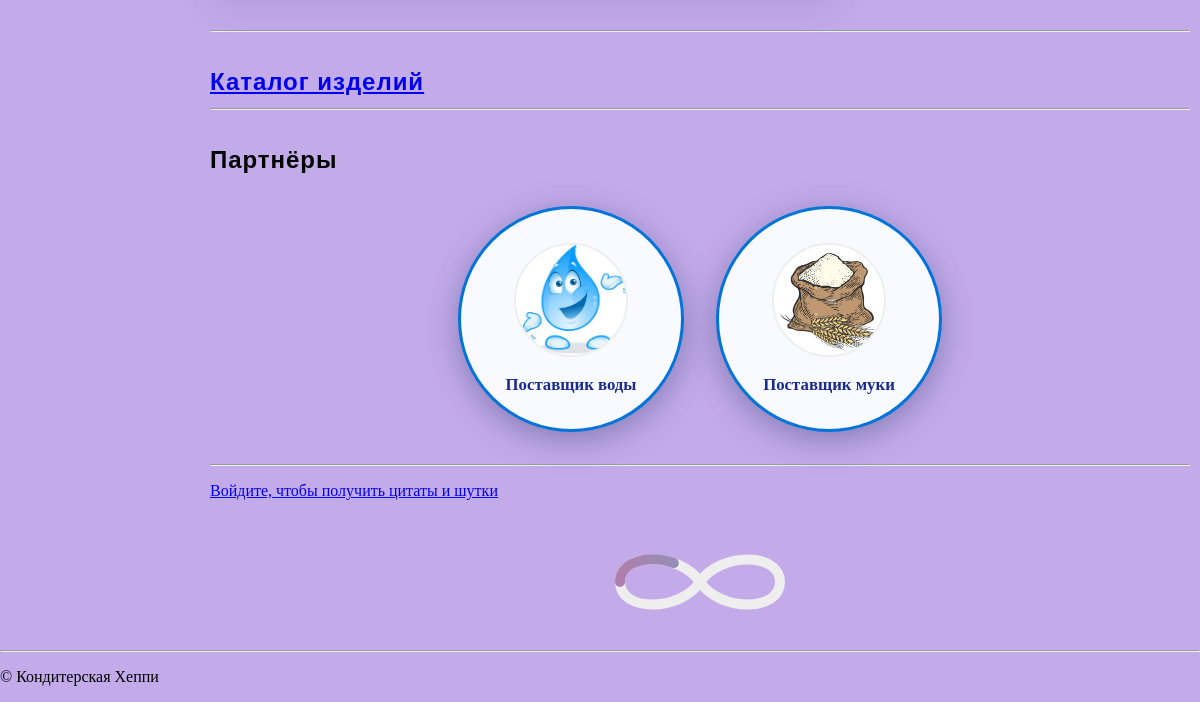
Before: / (lower part) with the older database file.
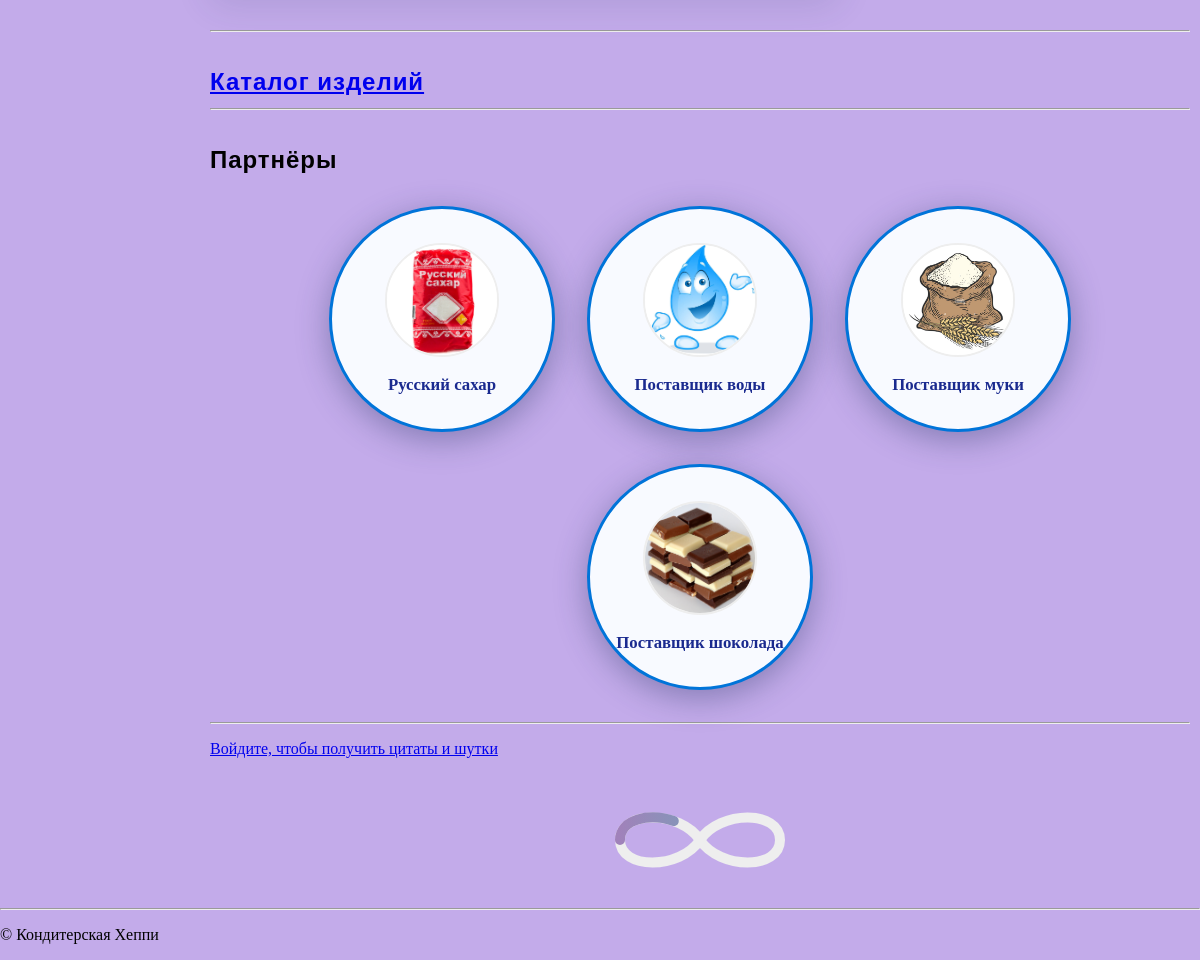
After: the same page with the newer database file.
### shop/models.py (models this page shows, shortened)
class Partner(models.Model):
    name = models.CharField(max_length=200)
    website = models.URLField()
    logo = models.ImageField(upload_to="logos/")
    is_active = models.BooleanField('Показывать', default=True)
    order = models.PositiveIntegerField('Порядок', default=0)
    class Meta:
        verbose_name = 'Партнёр'
        verbose_name_plural = 'Партнёры'
        ordering = ['order', 'name']

### shop/views.py (the view)
# urls.py: re_path(r'^$', views.HomeView.as_view(), name='home'),
class HomeView(TemplateView):
    template_name = 'shop/home.html'
    def get_context_data(self, **ctx):
        ctx = super().get_context_data(**ctx)
        ctx['latest'] = Article.objects.order_by('-published_at').first()
        if self.request.user.is_authenticated:
            try:
                resp = requests.get('https://api.breakingbadquotes.xyz/v1/quotes')
                resp.raise_for_status()
                data = resp.json()
                ctx['bb_quote'] = data[0]
            except Exception as e:
                logger.error("Error getting BB Quote: %s", e, exc_info=True)
                ctx['bb_quote'] = {'quote': 'Не удалось получить цитату.', 'author': ''}
            try:
                resp2 = requests.get('https://official-joke-api.appspot.com/jokes/random')
                resp2.raise_for_status()
                ctx['joke'] = resp2.json()
            except Exception as e:
                logger.error("Error getting joke: %s", e, exc_info=True)
                ctx['joke'] = {'setup': 'Не удалось получить шутку.', 'punchline': ''}
        else:
            ctx['bb_quote'] = None
            ctx['joke']    = None
        ctx['partners'] = Partner.objects.filter(is_active=True).order_by('order', 'name')
        return ctx

### shop/templates/shop/home.html (shortened to what this page needs)
{% extends 'base.html' %}
{% load static %}
{% block content %}
  <hr>
  <h2><a href="products/">Каталог изделий</a></h2>
  <hr>
  <h2>Партнёры</h2>
  <div class="partners-list">
    {% for p in partners %}
      <div class="partner-block">
        <a href="{{ p.website }}" target="_blank" rel="noopener">
          <img src="{{ p.logo.url }}" alt="{{ p.name }}">
        </a>
        <p>{{ p.name }}</p>
      </div>
    {% endfor %}
  </div>
  <hr>
  {% if user.is_authenticated %}
    <h2 id="breaking-bad-quote">Цитата из «Во все тяжкие»</h2>
      <blockquote>
        <q lang="en">{{ bb_quote.quote }}</q>
        &mdash; <cite>{{ bb_quote.author }}</cite>
      </blockquote>
    <hr>
    <h2>Случайная шутка</h2>
    <blockquote>
    <p>{{ joke.setup }}</p>
    <p>{{ joke.punchline }}</p>
    </blockquote>
  {% else %}
    <p><a href="{% url 'login' %}?next={% url 'shop:home' %}">
      Войдите, чтобы получить цитаты и шутки
    </a></p>
  {% endif %}
  <div class="preload-container">
  </div>
{% endblock %}

Changed rows visible on the page:
added Partner: logo (picture), name "Русский сахар"
added Partner: logo (picture), name "Поставщик шоколада"
